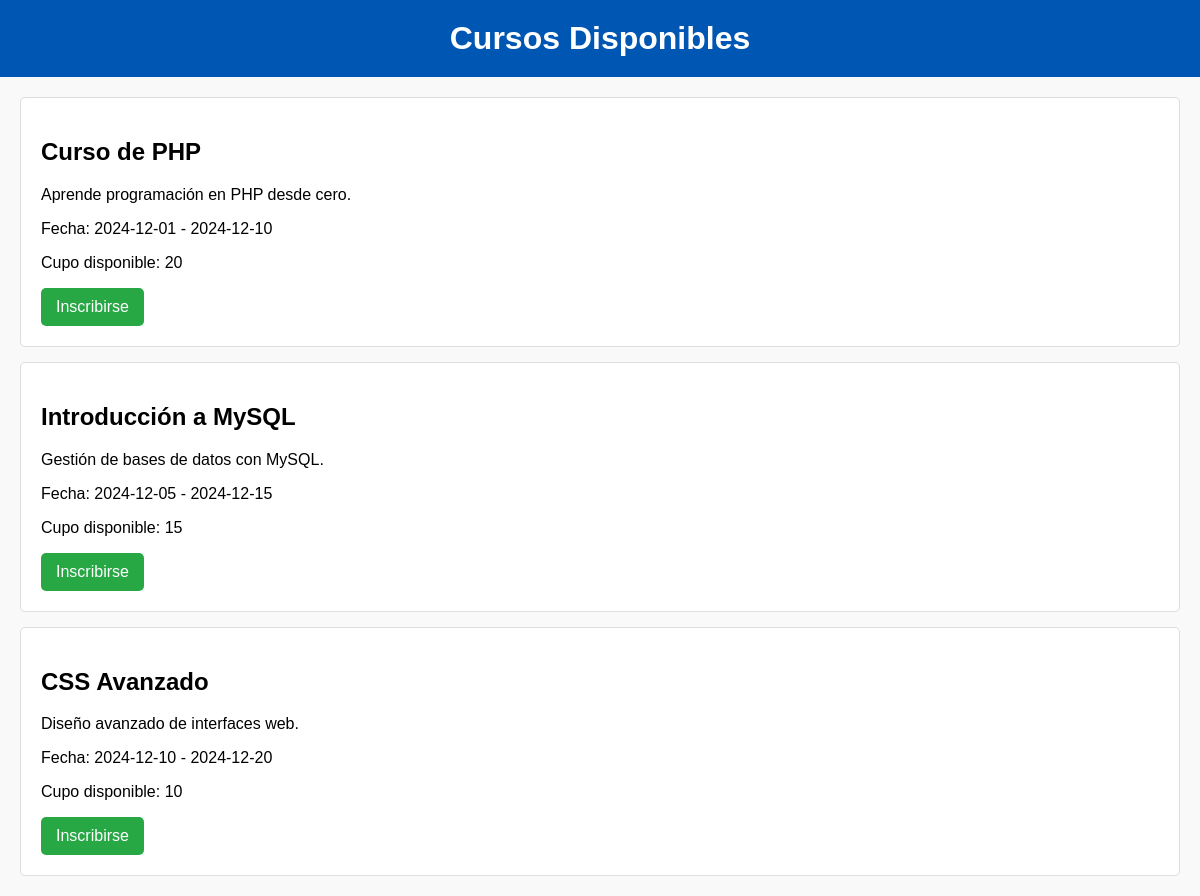
The page / on the database its author committed.
### tables this page shows
CREATE TABLE cursos (
    id INT AUTO_INCREMENT PRIMARY KEY,
    nombre VARCHAR(100) NOT NULL,
    descripcion TEXT NOT NULL,
    fecha_inicio DATE NOT NULL,
    fecha_fin DATE NOT NULL,
    cupo INT NOT NULL
);

### index.php (the view, shortened to what this page needs)
<?php include 'conexion.php'; ?>
<!DOCTYPE html>
<html lang="es">
<head>
    <link rel="stylesheet" href="styles.css">
</head>
<body>
    <header>
        <h1>Cursos Disponibles</h1>
    </header>
    <main>
        <section>
            <?php
            $stmt = $conexion->query("SELECT * FROM cursos WHERE cupo > 0");
            while ($curso = $stmt->fetch(PDO::FETCH_ASSOC)) {
                echo "<div class='curso'>";
                echo "<h2>{$curso['nombre']}</h2>";
                echo "<p>{$curso['descripcion']}</p>";
                echo "<p>Fecha: {$curso['fecha_inicio']} - {$curso['fecha_fin']}</p>";
                echo "<p>Cupo disponible: {$curso['cupo']}</p>";
                echo "<a href='inscripcion.php?curso_id={$curso['id']}'>Inscribirse</a>";
                echo "</div>";
            }
            ?>
        </section>
    </main>
</body>
</html>

### styles.css (style rules this page uses)
body { font-family: Arial, sans-serif; margin: 0; padding: 0; background-color: #f9f9f9; }
header { background-color: #0056b3; color: white; padding: 20px; text-align: center; }
h1 { margin: 0; }
main { margin: 20px; }
.curso { background: white; border: 1px solid #ddd; padding: 20px; margin-bottom: 15px; border-radius: 5px; }
.curso a { display: inline-block; padding: 10px 15px; background: #28a745; color: white; text-decoration: none; border-radius: 5px; }

### rows shown on the page
cursos: nombre "Curso de PHP", descripcion "Aprende programación en PHP desde cero.", fecha_inicio "2024-12-01", fecha_fin "2024-12-10", cupo "20"
cursos: nombre "Introducción a MySQL", descripcion "Gestión de bases de datos con MySQL.", fecha_inicio "2024-12-05", fecha_fin "2024-12-15", cupo "15"
cursos: nombre "CSS Avanzado", descripcion "Diseño avanzado de interfaces web.", fecha_inicio "2024-12-10", fecha_fin "2024-12-20", cupo "10"
